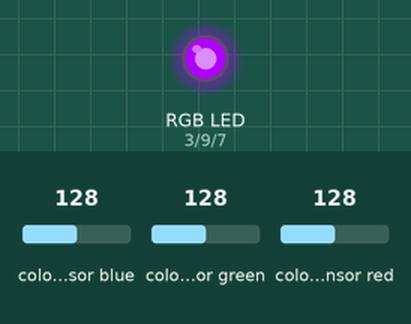
Simulated run of this sketch. Board: Arduino Mega 2560, built with avr-gcc and run on an emulated ATmega2560. Parts: an RGB LED mixed from three pins (HIGH = lit). Wiring (inferred from the names in the program): TCS3200 colour sensor: output pin 41; S2 pin 44; S3 pin 46; S0 pin 40; S1 pin 42. The test bench sets the inputs (shaded band); at power-on: colour sensor blue 128, colour sensor green 128, colour sensor red 128. Pins used as bus, display or sensor lines are not drawn; what the sketch prints to the serial monitor is not drawn.

Above: at 0.1 s.
Timing chart, 0 to 1.6 s (numbered marks = the images above):
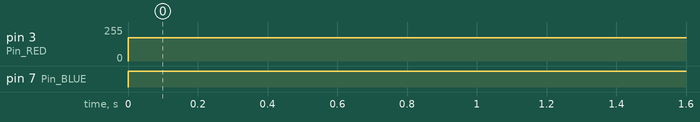

Measured:
- by itself, pin 3 (Pin_RED): 0/255 → 175/255 at 0.00 s
- by itself, pin 7 (Pin_BLUE): LOW → HIGH at 0.00 s

The sketch:

Teste_Randall.ino
```cpp
//Programa: Sensor TCS3200 e led RGB
//Autor: FILIPEFLOP

// Mais informações: https://www.filipeflop.com/blog/sensor-de-cor-tcs3200-rgb-arduino/

//Pinos de conexao do modulo
const int s0 = 40;
const int s1 = 42;
const int s2 = 44;
const int s3 = 46;
const int out = 41;

//Pinos do led RGB
int Pin_RED = 3;
int Pin_GREEN = 9;
int Pin_BLUE = 7;

//Variaveis cores
int red = 0;
int green = 0;
int blue = 0;
bool camuflagemRandall = false;

void setup() {
  pinMode(s0, OUTPUT);
  pinMode(s1, OUTPUT);
  pinMode(s2, OUTPUT);
  pinMode(s3, OUTPUT);
  pinMode(out, INPUT);
  pinMode(Pin_RED, OUTPUT);
  pinMode(Pin_GREEN, OUTPUT);
  pinMode(Pin_BLUE, OUTPUT);
  Serial.begin(9600);
  digitalWrite(s0, HIGH);
  digitalWrite(s1, LOW);
}

void loop() {
  //Detecta a cor
  color();

  if (camuflagemRandall == false) {
    Serial.print("Vermelho :");
    Serial.print(red, DEC);
    Serial.print(" Verde : ");
    Serial.print(green, DEC);
    Serial.print(" Azul : ");
    Serial.print(blue, DEC);
    Serial.println();
    Serial.println("Procurando Verde");
    AcenderLed(175, 0, 255);
    delay(500);
    if (green > 300 && green < 500 && red > 800 && green < blue) {
      camuflagemRandall = true;
      Serial.println("Iniciando Camuflagem Randall...");
      delay(50);
    }
  }

  if (camuflagemRandall == true) {

    Serial.print("Vermelho :");
    Serial.print(red, DEC);
    Serial.print(" Verde : ");
    Serial.print(green, DEC);
    Serial.print(" Azul : ");
    Serial.print(blue, DEC);
    Serial.println();

    //Verifica se a cor branca foi detectada
    if (red < 100 && green < 100 && blue < 100) {
      Serial.println("BRANCO");
      AcenderLed(175, 0, 255);
    }
    //Verifica se a cor amarela foi detectada
    else if (red < 60 && green < 100 && green < blue) {
      Serial.println("AMARELO");
      AcenderLed(255, 110, 0);
    }
    //Verifica se a cor vermelha foi detectada
    else if (red < blue && blue < green && red < 100) {
      Serial.println("VERMELHO");
      AcenderLed(255, 0, 0);
    }

    //Verifica se a cor azul foi detectada
    else if (blue < red && blue < green && blue < 1000) {
      Serial.println("AZUL");
      AcenderLed(0, 0, 255);
    }

  }
  Serial.println();

  //Delay para apagar os leds e reiniciar o processo
  delay(500);
}

void color() {
  //Rotina que le o valor das cores
  digitalWrite(s2, LOW);
  digitalWrite(s3, LOW);
  //count OUT, pRed, RED
  red = pulseIn(out, digitalRead(out) == HIGH ? LOW : HIGH);
  digitalWrite(s3, HIGH);
  //count OUT, pBLUE, BLUE
  blue = pulseIn(out, digitalRead(out) == HIGH ? LOW : HIGH);
  digitalWrite(s2, HIGH);
  //count OUT, pGreen, GREEN
  green = pulseIn(out, digitalRead(out) == HIGH ? LOW : HIGH);
}

void AcenderLed(int R, int G, int B) {
  analogWrite(Pin_RED, R);
  analogWrite(Pin_GREEN, G);
  analogWrite(Pin_BLUE, B);
}
```
